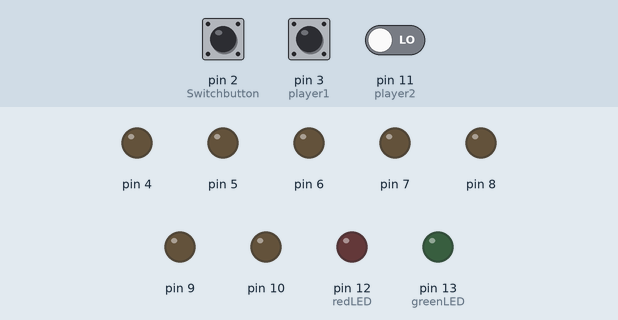
This sketch was run on a simulated Arduino Uno, built with avr-gcc and run on an emulated ATmega328P. Shown: output pins drawn as LEDs (lit = HIGH). Inputs (shaded band) come from the test bench; at power-on: pin 2 (Switchbutton) LOW, pin 3 (player1) LOW, pin 11 (player2) LOW.

Above: at 1.2 s.
1.3 s: pin 2 (Switchbutton) pulsed HIGH 2 times (0.12 s each, 0.3 s apart)
At 2.5 s:
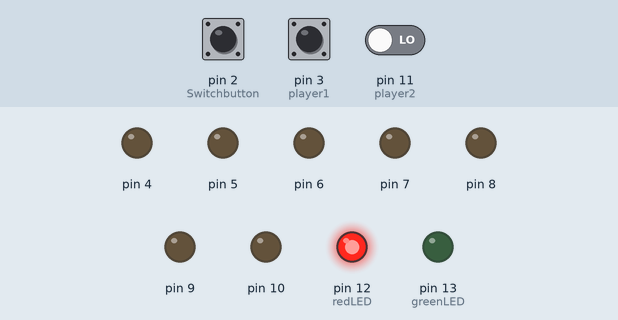
At 3.9 s:
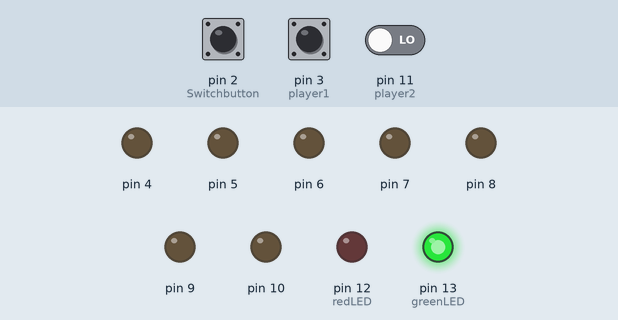
4.2 s: pin 3 (player1) pulsed HIGH 5 times (0.12 s each, 0.3 s apart)
At 6.0 s:
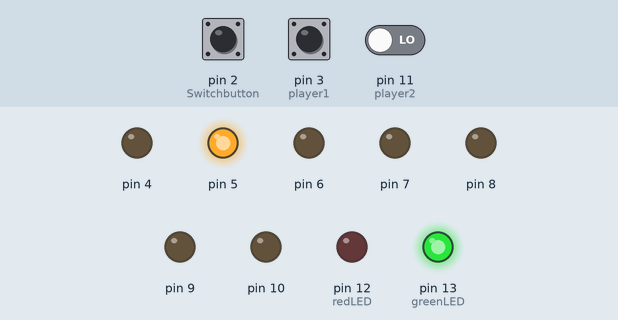
Timing chart, 0 to 7.5 s (numbered marks = the images above; inputs shaded):
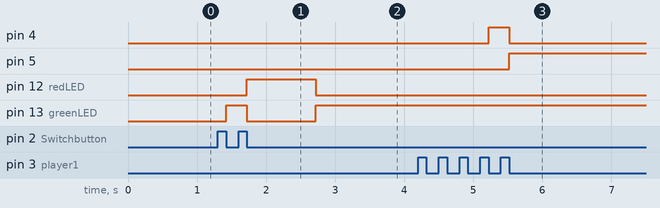

The sketch:

Final_Project.ino
```cpp
#define player1 3
#define player2 11
#define Switchbutton 2
#define redLED 12
#define greenLED 13


int current = 0;
int old = 0;
int buttonPoll = 0;
int p1old = 0;
int p1new = 0;
int score1 = 0;
int p2old = 0;
int p2new = 0;
int score2 = 0;

void setup() {
  // put your setup code here, to run once:
  pinMode(Switchbutton, INPUT);
  pinMode(player1, INPUT);
  pinMode(player2, INPUT);
  pinMode(4, OUTPUT);
  pinMode(5, OUTPUT);
  pinMode(6, OUTPUT);
  pinMode(7, OUTPUT);
  pinMode(8, OUTPUT);
  pinMode(9, OUTPUT);
  pinMode(10, OUTPUT);
  pinMode(redLED,OUTPUT);
  pinMode(greenLED, OUTPUT);

  digitalWrite(redLED,LOW);
  digitalWrite(greenLED,LOW);
  digitalWrite(4, LOW);
  digitalWrite(5, LOW);
  digitalWrite(6, LOW);
  digitalWrite(7, LOW);
  digitalWrite(8, LOW);
  digitalWrite(9, LOW);
  digitalWrite(10, LOW);
}

void loop() {
  // put your main code here, to run repeatedly:
  buttonPoll = digitalRead(Switchbutton);
  if(buttonPoll == 1){
    buttonPoll = digitalRead(Switchbutton);
    if(buttonPoll == 0){
      current = old + 1;
    }}
    switch (current){
      case 1:
        digitalWrite(greenLED, HIGH);
        digitalWrite(redLED, LOW);
        old = current;
        break;
      case 2:
        digitalWrite(greenLED, LOW);
        digitalWrite(redLED, HIGH);
        delay(1000);
        current = old;
      break;
      //
    }
  score1 = digitalRead(player1);
  if(score1 == 1){
    score1 = digitalRead(player1);
    if(score1 == 0){
      p1new = p1old + 1;
    }}
    switch (p1new){
      case 1:
        digitalWrite(4, HIGH);
        digitalWrite(5, LOW);
        digitalWrite(6, LOW);
        digitalWrite(7, LOW);
        digitalWrite(8, LOW);
        digitalWrite(9, LOW);
        digitalWrite(10, LOW);
        p1old = p1new;
        break;
      case 2:
        digitalWrite(4, LOW);
        digitalWrite(5, HIGH);
        digitalWrite(6, LOW);
        digitalWrite(7, LOW);
        digitalWrite(8, LOW);
        digitalWrite(9, LOW);
        digitalWrite(10, LOW);
        p1old = p1new;
        break;
      case 3:
        digitalWrite(4, LOW);
        digitalWrite(5, LOW);
        digitalWrite(6, HIGH);
        digitalWrite(7, LOW);
        digitalWrite(8, LOW);
        digitalWrite(9, LOW);
        digitalWrite(10, LOW);
        p1old = p1new;
        break;
      case 4:
        digitalWrite(4, LOW);
        digitalWrite(5, LOW);
        digitalWrite(6, LOW);
        digitalWrite(7, HIGH);
        digitalWrite(8, LOW);
        digitalWrite(9, LOW);
        digitalWrite(10, LOW);
        p1old = p1new;
      break;
    }
  score2 = digitalRead(player2);
  if(score2 == 1){
    score2 = digitalRead(player2);
    if(score2 == 0){
      p2new = p2old + 1;
    }}
    switch (p2new){
      case 1:
        digitalWrite(4, LOW);
        digitalWrite(5, LOW);
        digitalWrite(6, LOW);
        digitalWrite(7, LOW);
        digitalWrite(8, LOW);
        digitalWrite(9, LOW);
        digitalWrite(10, HIGH);
        p2old = p2new;
        break;
      case 2:
        digitalWrite(4, LOW);
        digitalWrite(5, LOW);
        digitalWrite(6, LOW);
        digitalWrite(7, LOW);
        digitalWrite(8, LOW);
        digitalWrite(9, HIGH);
        digitalWrite(10, LOW);
        p2old = p2new;
        break;
      case 3:
        digitalWrite(4, LOW);
        digitalWrite(5, LOW);
        digitalWrite(6, LOW);
        digitalWrite(7, LOW);
        digitalWrite(8, HIGH);
        digitalWrite(9, LOW);
        digitalWrite(10, LOW);
        p2old = p2new;
        break;
      case 4:
        digitalWrite(4, LOW);
        digitalWrite(5, LOW);
        digitalWrite(6, LOW);
        digitalWrite(7, HIGH);
        digitalWrite(8, LOW);
        digitalWrite(9, LOW);
        digitalWrite(10, LOW);
        p2old = p2new;
      break;
    }
}
```

Measured:
- after the input at 1.3 s, pin 12 (redLED): LOW → HIGH after 0.42 s, → LOW 1.0 s later; pin 13 (greenLED): LOW → HIGH after 0.12 s, → LOW 0.30 s later, → HIGH 1.0 s later
- after the input at 4.2 s, pin 4: LOW → HIGH after 1.0 s, → LOW 0.30 s later; pin 5: LOW → HIGH after 1.3 s
